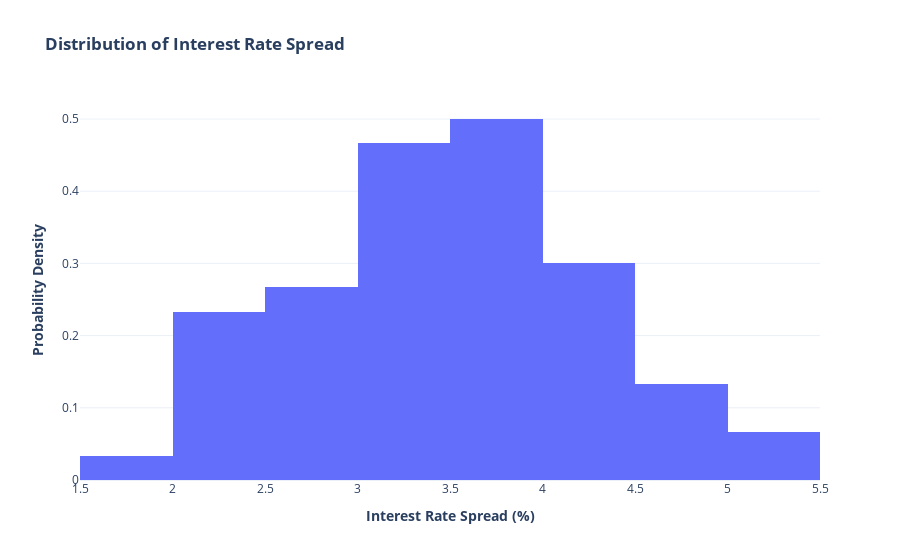

Notebook cell for this chart:
### Markdown cell above
DISTRIBUTION OF INTEREST RATE SPREAD IN THE DATASET

### Code cell
fig1 = px.histogram(df['interest_rate_spread'], nbins=10, x='interest_rate_spread', title='<b>Distribution of Interest Rate Spread<b>',histnorm='probability density', template='plotly_white')
labels = {'interest_rate_spread': '<b>Interest Rate Spread (%)</b>', 'count':'<b>Probability Density</b>'}

# Update the axis labels
fig1.update_layout(xaxis_title=labels['interest_rate_spread'], yaxis_title=labels['count'])

fig1.show()

### Figure 1 — Plotly figure (JSON) as saved in the notebook; plotly's stock layout.template omitted (floating-point values rounded to 4 significant figures)
{"data": [{"alignmentgroup": "True", "bingroup": "x", "histnorm": "probability density", "hovertemplate": "interest_rate_spread=%{x}<br>probability density=%{y}<extra></extra>", "legendgroup": "", "marker": {"color": "#636efa", "pattern": {"shape": ""}}, "name": "", "nbinsx": 10, "offsetgroup": "", "orientation": "v", "showlegend": false, "type": "histogram", "x": [2.762, 2.65, 2.45, 3.484, 2.507, 3.393, 3.207, 2.608, 4.158, 1.856, 3.369, 3.825, 3.572, 3.366, 3.086, 3.867, 3.538, 2.186, 3.255, 2.197, 4.462, 2.908, 3.648, 2.995, 3.755, 4.106, 2.159, 3.157, 4.463, 3.891, 2.463, 5.124, 3.336, 5.035, 4.449, 3.716, 3.844, 3.655, 4.685, 3.061, 4.148, 4.684, 4.566, 3.321, 4.524, 4.253, 2.658, 3.595, 2.245, 2.869, 3.555, 3.257, 3.948, 3.757, 3.059, 2.329, 3.316, 3.741, 4.095, 4.251], "xaxis": "x", "yaxis": "y"}], "layout": {"barmode": "relative", "legend": {"tracegroupgap": 0}, "title": {"text": "<b>Distribution of Interest Rate Spread<b>"}, "xaxis": {"anchor": "y", "domain": [0, 1], "title": {"text": "<b>Interest Rate Spread (%)</b>"}}, "yaxis": {"anchor": "x", "domain": [0, 1], "title": {"text": "<b>Probability Density</b>"}}}}
